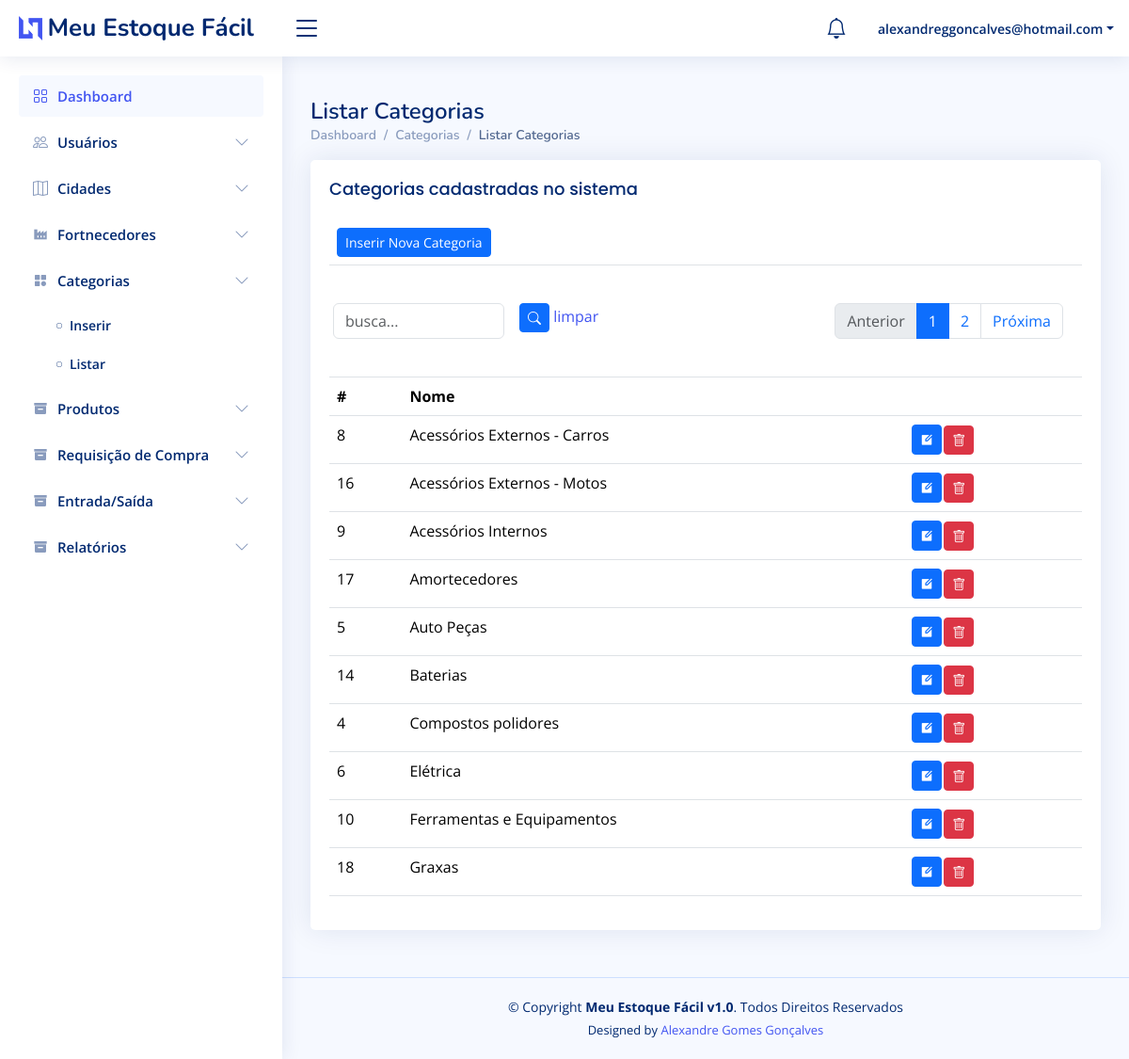
Screenshot of /categoria/listarCategorias/ (signed in) with the database file from the repository.
### authuser/models.py (models this page shows, shortened)
class User(AbstractBaseUser, PermissionsMixin):
    email = models.EmailField(blank=True, default='', unique=True)
    name  = models.CharField(max_length=255, blank=True, default='')
    is_active       = models.BooleanField(default=True)
    is_superuser    = models.BooleanField(default=True)
    is_staff        = models.BooleanField(default=True)
    date_joined = models.DateTimeField(default=timezone.now)
    last_login  = models.DateTimeField(blank=True, null=True)
    objects = CustomUserManager()
    USERNAME_FIELD  = 'email'
    EMAIL_FIELD     = 'email'
    REQUIRED_FIELDS = []
    class Meta:
        verbose_name        = 'User'
        verbose_name_plural = 'Users'

### categoria/models.py (models this page shows, shortened)
class Categoria(models.Model):
    idCategoria     = models.AutoField(primary_key=True)
    nomeCategoria   = models.CharField(max_length=255)
    created_at      = models.DateTimeField(auto_now_add=True)
    updated_at      = models.DateTimeField(auto_now=True)
    class Meta:
        ordering = ['-nomeCategoria']

### categoria/views.py (the view)
# urls.py: path('listarCategorias/', views.listarCategorias, name='listarCategorias'),
@login_required(login_url='/sistema/login/')
def listarCategorias(request):
    if request.method == 'POST':
        Categoria.objects.filter(idCategoria=request.POST.get('idCategoria')).delete()
        return redirect('listarCategorias')
    busca = request.GET.get('busca')
    if busca:
        categorias = Categoria.objects.filter(nomeCategoria__icontains=busca).order_by('nomeCategoria')
    else:
        categorias = Categoria.objects.all().order_by('nomeCategoria')
    categoria_paginator = Paginator(categorias, 10)
    page_num = request.GET.get('page')
    page = categoria_paginator.get_page(page_num)
    return render(request, 'listarCategorias.html', { 'page': page })

### categoria/templates/listarCategorias.html (shortened to what this page needs)
{% extends 'base.html' %}
{% load static %}
{% block navbar %}
    {% include 'sidebar.html' %}
{% endblock %}
{% block content %}
    {% block header %}
        {% include 'header.html' %}
    {% endblock %}
    <main id="main" class="main">
        <div class="pagetitle">
            <h1>Listar Categorias</h1>
            <nav>
                <ol class="breadcrumb">
                    <li class="breadcrumb-item"><a href="/dashboard/">Dashboard</a></li>
                    <li class="breadcrumb-item">Categorias</li>
                    <li class="breadcrumb-item active">Listar Categorias</li>
                </ol>
            </nav>
        </div>
        <section class="section">
            <div class="row">
                <div class="col-lg-12">
                    <div class="card">
                        <div class="card-body">
                            <h5 class="card-title">Categorias cadastradas no sistema</h5>
                            <table class="table table-hover">
                                <thead>
                                    <tr>
                                        <td colspan="3">
                                            <a href="/categoria/inserirCategoria">
                                                <button class="btn btn-sm btn-primary">Inserir Nova Categoria</button>
                                            </a>
                                        </td>
                                    </tr>
                                    <tr>
                                        <td colspan="3">
                                            <div class="row mb-3">
                                                <form class="row g-3">
                                                    <form action="" method="GET">
                                                        <div class="col-md-3">
                                                            <input type="text" class="form-control" id="busca" name="busca" value="{{request.GET.busca}}" placeholder="busca...">
                                                        </div>
                                                        <div class="col-md-3">
                                                            <button type="submit" class="btn btn-sm btn-primary"><i class="bi bi-search"></i></button>
                                                            <a href="/categoria/listarCategorias">limpar</a>
                                                        </div>
                                                        <div class="col-md-6">
                                                            <div class="page-links">
                                                                <nav aria-label="...">
                                                                    <ul class="pagination justify-content-end">
                                                                    {% if page.has_previous %}
                                                                        <li class="page-item">
                                                                            <a class="page-link" href="/categoria/listarCategorias/?page={{page.previous_page_number}}&busca={{request.GET.busca}}" tabindex="-1">Anterior</a>
                                                                        </li>
                                                                    {% else %}
                                                                        <li class="page-item disabled">
                                                                            <a class="page-link" href="#" tabindex="-1" aria-disabled="true">Anterior</a>
                                                                        </li>
                                                                    {% endif %}
                                                                    {% for pageNum in page.paginator.page_range %}
                                                                        {% if page.number == pageNum %}
                                                                            <li class="page-item active"><a class="page-link" href="#">{{pageNum}}</a></li>
                                                                        {% else %}
                                                                            <li class="page-item"><a class="page-link" href="/categoria/listarCategorias/?page={{pageNum}}&busca={{request.GET.busca}}">{{pageNum}}</a></li>
                                                                        {% endif %}
                                                                    {% endfor %}
                                                                    {% if page.has_next %}
                                                                        <li class="page-item">
                                                                            <a class="page-link" href="/categoria/listarCategorias/?page={{page.next_page_number}}&busca={{request.GET.busca}}">Próxima</a>
                                                                        </li>
                                                                    {% else %}
                                                                        <li class="page-item disabled">
                                                                            <a class="page-link" href="#" aria-disabled="true">Próxima</a>
                                                                        </li>
                                                                    {% endif %}
                                                                    </ul>
                                                                </nav>
                                                            </div>
                                                        </div>
                                                    </form>
                                                </div>
                                            </div>
                                    <tr>
                                        <th scope="col">#</th>
                                        <th scope="col">Nome</th>
                                        <th></th>
                                    </tr>
                                <tbody>
                                    {% for categoria in page.object_list %}
                                    <tr>
                                        <td scope="col">{{categoria.idCategoria}}</td>
                                        <td scope="col">{{categoria.nomeCategoria}}</td>
                                        <td>
                                            <table>
                                                <tr>
                                                    <td>
                                                        <a href="/categoria/editarCategoria/{{categoria.idCategoria}}">
                                                            <button class="btn btn-sm btn-primary" alt="editar"><i class="ri-edit-box-fill"></i></button>
                                                        </a>
                                                    </td>
                                                    <td>
                                                        <form action="" method="post">
                                                            <button type="button" class="btn btn-danger btn-sm" data-bs-toggle="modal" data-bs-target="#delete{{categoria.idCategoria}}"><i class="bi bi-trash"></i></button>
                                                        </form>
                                                    </td>
                                                </tr>
                                            </table>
                                        </td>
                                    </tr>
                                    {% endfor %}
                                </tbody>
                        </div>
                    </div>
                </div>
        </section>
    </main>
{% endblock %}

### sistema/templates/header.html (shortened to what this page needs)
{% load static %}
  <header id="header" class="header fixed-top d-flex align-items-center">
    <div class="d-flex align-items-center justify-content-between">
      <a href="/" class="logo d-flex align-items-center">
        <img src="{% static 'img/logo.png' %}" alt="">
        <span class="d-none d-lg-block">Meu Estoque Fácil</span>
      </a>
      <i class="bi bi-list toggle-sidebar-btn"></i>
    </div>
    <nav class="header-nav ms-auto">
      <ul class="d-flex align-items-center">
        <li class="nav-item dropdown">
          <a class="nav-link nav-icon" href="#" data-bs-toggle="dropdown">
            <i class="bi bi-bell"></i>
          </a>
        </li>
        <li class="nav-item dropdown pe-3">
          <a class="nav-link nav-profile d-flex align-items-center pe-0" href="#" data-bs-toggle="dropdown">
            <span class="d-none d-md-block dropdown-toggle ps-2">{{request.user}}</span>
          </a>
        </li>
      </ul>
    </nav>
  </header>

### assets/css/style.css (style rules this page uses)
:root { scroll-behavior: smooth; }
body { font-family: "Open Sans", sans-serif; background: #f6f9ff; color: #444444; }
a { color: #4154f1; text-decoration: none; }
h1, h2, h3, h4, h5, h6 { font-family: "Nunito", sans-serif; }
#main { margin-top: 60px; padding: 20px 30px; transition: all 0.3s; }
.pagetitle { margin-bottom: 10px; }
.pagetitle h1 { font-size: 24px; margin-bottom: 0; font-weight: 600; color: #012970; }
.card { margin-bottom: 30px; border: none; border-radius: 5px; box-shadow: 0px 0 30px rgba(1, 41, 112, 0.1); }
.card-title { padding: 20px 0 15px 0; font-size: 18px; font-weight: 500; color: #012970; font-family: "Poppins", sans-serif; }
.card-body { padding: 0 20px 20px 20px; }
.breadcrumb { font-size: 14px; font-family: "Nunito", sans-serif; color: #899bbd; font-weight: 600; }
.breadcrumb a { color: #899bbd; transition: 0.3s; }
.breadcrumb .breadcrumb-item::before { color: #899bbd; }
.breadcrumb .active { color: #51678f; font-weight: 600; }
.logo { line-height: 1; }
@media (min-width: 1200px) { .logo { width: 280px; } }
.logo img { max-height: 26px; margin-right: 6px; }
.logo span { font-size: 26px; font-weight: 700; color: #012970; font-family: "Nunito", sans-serif; }
.header { transition: all 0.5s; z-index: 997; height: 60px; box-shadow: 0px 2px 20px rgba(1, 41, 112, 0.1); background-color: #fff; padding-left: 20px; }
.header .toggle-sidebar-btn { font-size: 32px; padding-left: 10px; cursor: pointer; color: #012970; }
.header-nav ul { list-style: none; }
.header-nav>ul { margin: 0; padding: 0; }
.header-nav .nav-icon { font-size: 22px; color: #012970; margin-right: 25px; position: relative; }
.header-nav .nav-profile { color: #012970; }
.header-nav .nav-profile span { font-size: 14px; font-weight: 600; }
@media (min-width: 1200px) { #main, #footer { margin-left: 300px; } }

### rows the page displays
User: user "alexandreggoncalves@hotmail.com"
Categoria: idCategoria "8", nomeCategoria "Acessórios Externos - Carros"
Categoria: idCategoria "16", nomeCategoria "Acessórios Externos - Motos"
Categoria: idCategoria "9", nomeCategoria "Acessórios Internos"
Categoria: idCategoria "17", nomeCategoria "Amortecedores"
Categoria: idCategoria "5", nomeCategoria "Auto Peças"
Categoria: idCategoria "14", nomeCategoria "Baterias"
Categoria: idCategoria "4", nomeCategoria "Compostos polidores"
Categoria: idCategoria "6", nomeCategoria "Elétrica"
Categoria: idCategoria "10", nomeCategoria "Ferramentas e Equipamentos"
Categoria: idCategoria "18", nomeCategoria "Graxas"

### other values shown
{{ pageNum }} "1"
{{ pageNum }} "2"
